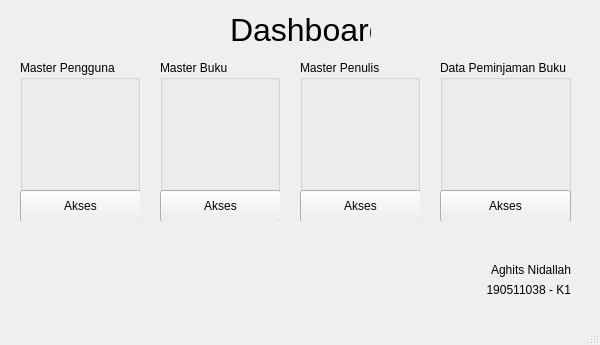
<?xml version="1.0" encoding="UTF-8"?>
<ui version="4.0">
 <class>MainWindow</class>
 <widget class="QMainWindow" name="MainWindow">
  <property name="geometry">
   <rect>
    <x>0</x>
    <y>0</y>
    <width>600</width>
    <height>345</height>
   </rect>
  </property>
  <property name="windowTitle">
   <string>Aplikasi Perpustakaan - Dashboard</string>
  </property>
  <widget class="QWidget" name="centralwidget">
   <widget class="QLabel" name="label">
    <property name="geometry">
     <rect>
      <x>230</x>
      <y>10</y>
      <width>141</width>
      <height>41</height>
     </rect>
    </property>
    <property name="text">
     <string>&lt;html&gt;&lt;head/&gt;&lt;body&gt;&lt;p&gt;&lt;span style=&quot; font-size:24pt;&quot;&gt;Dashboard&lt;/span&gt;&lt;/p&gt;&lt;/body&gt;&lt;/html&gt;</string>
    </property>
    <property name="alignment">
     <set>Qt::AlignCenter</set>
    </property>
   </widget>
   <widget class="QGroupBox" name="groupBoxMasterPengguna">
    <property name="geometry">
     <rect>
      <x>20</x>
      <y>60</y>
      <width>120</width>
      <height>161</height>
     </rect>
    </property>
    <property name="title">
     <string>Master Pengguna</string>
    </property>
    <widget class="QLabel" name="iconMasterPengguna">
     <property name="geometry">
      <rect>
       <x>20</x>
       <y>40</y>
       <width>81</width>
       <height>81</height>
      </rect>
     </property>
     <property name="text">
      <string/>
     </property>
     <property name="scaledContents">
      <bool>true</bool>
     </property>
     <property name="alignment">
      <set>Qt::AlignCenter</set>
     </property>
    </widget>
    <widget class="QPushButton" name="btnMasterPengguna">
     <property name="geometry">
      <rect>
       <x>0</x>
       <y>130</y>
       <width>121</width>
       <height>32</height>
      </rect>
     </property>
     <property name="text">
      <string>Akses</string>
     </property>
    </widget>
   </widget>
   <widget class="QGroupBox" name="groupBox_2">
    <property name="geometry">
     <rect>
      <x>160</x>
      <y>60</y>
      <width>120</width>
      <height>161</height>
     </rect>
    </property>
    <property name="title">
     <string>Master Buku</string>
    </property>
    <widget class="QLabel" name="iconMasterBuku">
     <property name="geometry">
      <rect>
       <x>20</x>
       <y>40</y>
       <width>81</width>
       <height>81</height>
      </rect>
     </property>
     <property name="text">
      <string/>
     </property>
     <property name="scaledContents">
      <bool>true</bool>
     </property>
     <property name="alignment">
      <set>Qt::AlignCenter</set>
     </property>
    </widget>
    <widget class="QPushButton" name="btnMasterBuku">
     <property name="geometry">
      <rect>
       <x>0</x>
       <y>130</y>
       <width>121</width>
       <height>32</height>
      </rect>
     </property>
     <property name="text">
      <string>Akses</string>
     </property>
    </widget>
   </widget>
   <widget class="QGroupBox" name="groupBox_3">
    <property name="geometry">
     <rect>
      <x>300</x>
      <y>60</y>
      <width>120</width>
      <height>161</height>
     </rect>
    </property>
    <property name="title">
     <string>Master Penulis</string>
    </property>
    <widget class="QLabel" name="iconMasterPenulis">
     <property name="geometry">
      <rect>
       <x>20</x>
       <y>40</y>
       <width>81</width>
       <height>81</height>
      </rect>
     </property>
     <property name="text">
      <string/>
     </property>
     <property name="scaledContents">
      <bool>true</bool>
     </property>
     <property name="alignment">
      <set>Qt::AlignCenter</set>
     </property>
    </widget>
    <widget class="QPushButton" name="btnMasterPenulis">
     <property name="geometry">
      <rect>
       <x>0</x>
       <y>130</y>
       <width>121</width>
       <height>32</height>
      </rect>
     </property>
     <property name="text">
      <string>Akses</string>
     </property>
    </widget>
   </widget>
   <widget class="QGroupBox" name="groupBox_4">
    <property name="geometry">
     <rect>
      <x>440</x>
      <y>60</y>
      <width>131</width>
      <height>161</height>
     </rect>
    </property>
    <property name="title">
     <string>Data Peminjaman Buku</string>
    </property>
    <widget class="QLabel" name="iconDataPeminjamanBuku">
     <property name="geometry">
      <rect>
       <x>20</x>
       <y>40</y>
       <width>91</width>
       <height>81</height>
      </rect>
     </property>
     <property name="text">
      <string/>
     </property>
     <property name="scaledContents">
      <bool>true</bool>
     </property>
     <property name="alignment">
      <set>Qt::AlignCenter</set>
     </property>
    </widget>
    <widget class="QPushButton" name="btnDataPeminjamanBuku">
     <property name="geometry">
      <rect>
       <x>0</x>
       <y>130</y>
       <width>131</width>
       <height>32</height>
      </rect>
     </property>
     <property name="text">
      <string>Akses</string>
     </property>
    </widget>
   </widget>
   <widget class="QLabel" name="label_2">
    <property name="geometry">
     <rect>
      <x>470</x>
      <y>260</y>
      <width>101</width>
      <height>20</height>
     </rect>
    </property>
    <property name="text">
     <string>Aghits Nidallah</string>
    </property>
    <property name="alignment">
     <set>Qt::AlignRight|Qt::AlignTrailing|Qt::AlignVCenter</set>
    </property>
   </widget>
   <widget class="QLabel" name="label_3">
    <property name="geometry">
     <rect>
      <x>470</x>
      <y>280</y>
      <width>101</width>
      <height>20</height>
     </rect>
    </property>
    <property name="text">
     <string>190511038 - K1</string>
    </property>
    <property name="alignment">
     <set>Qt::AlignRight|Qt::AlignTrailing|Qt::AlignVCenter</set>
    </property>
   </widget>
  </widget>
  <widget class="QMenuBar" name="menubar">
   <property name="geometry">
    <rect>
     <x>0</x>
     <y>0</y>
     <width>600</width>
     <height>24</height>
    </rect>
   </property>
  </widget>
  <widget class="QStatusBar" name="statusbar"/>
 </widget>
 <resources/>
 <connections/>
</ui>
